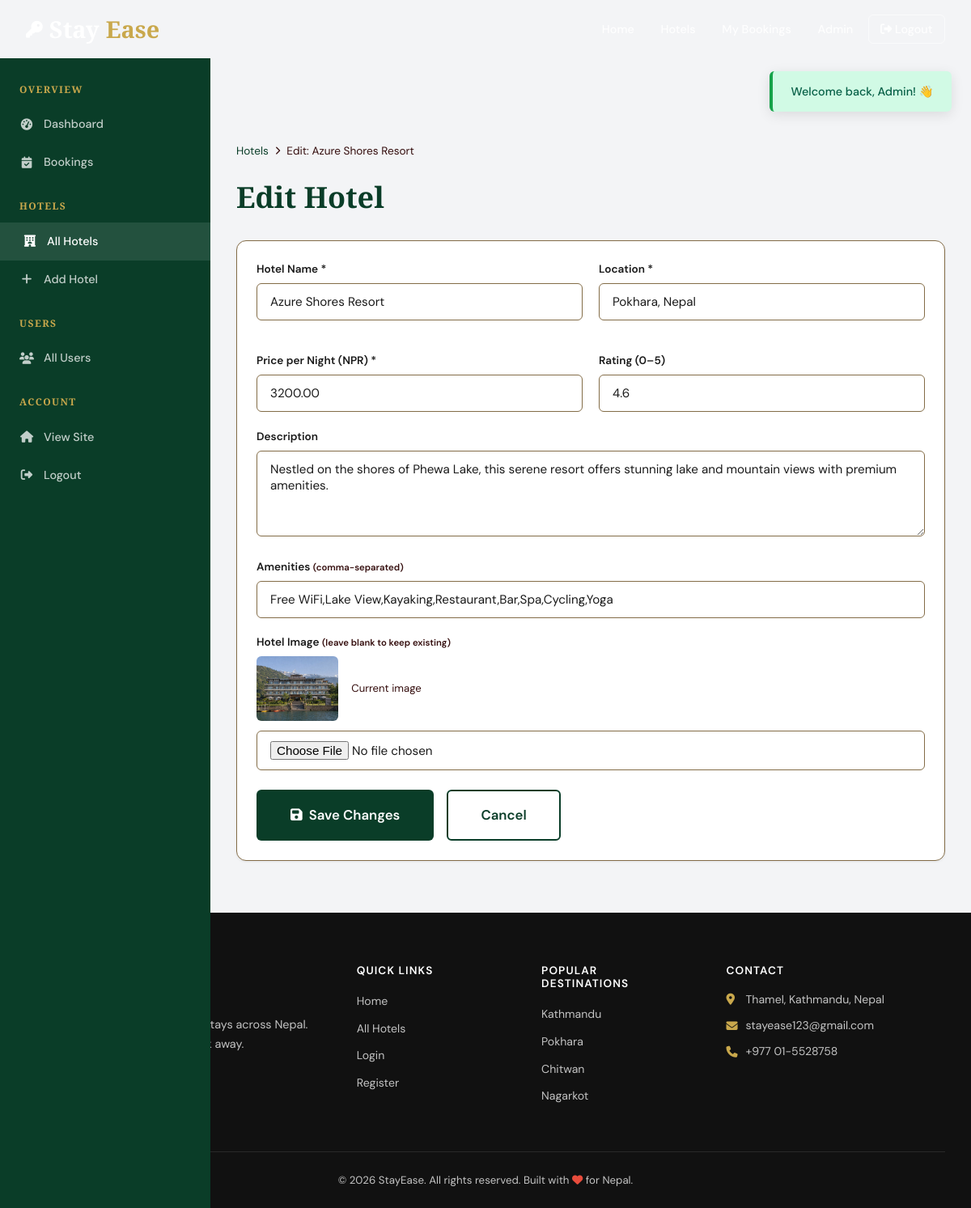
The page /admin/edit-hotel.php?id=2 (signed in) on the database its author committed.
### tables this page shows
CREATE TABLE IF NOT EXISTS hotels (
    id          INT AUTO_INCREMENT PRIMARY KEY,
    name        VARCHAR(150)  NOT NULL,
    location    VARCHAR(200)  NOT NULL,
    price       DECIMAL(10,2) NOT NULL,
    rating      DECIMAL(2,1)  DEFAULT 0.0,
    description TEXT,
    amenities   TEXT,
    image       VARCHAR(255)  DEFAULT 'default.jpg',
    created_at  TIMESTAMP DEFAULT CURRENT_TIMESTAMP
);

### admin/edit-hotel.php (the view, shortened to what this page needs)
<?php
require_once '../config.php';
$id = (int)($_GET['id'] ?? 0);
$stmt = $pdo->prepare("SELECT * FROM hotels WHERE id=?");
$stmt->execute([$id]);
$hotel = $stmt->fetch();
$errors = [];
$data   = $hotel;
include '../includes/header.php';
?>
<div style="padding-top:var(--nav-h)">
<div class="admin-layout">
    <nav class="admin-sidebar">
        <h3>Overview</h3>
        <a href="dashboard.php" class="sidebar-link"><i class="fas fa-tachometer-alt"></i> Dashboard</a>
        <a href="bookings.php"  class="sidebar-link"><i class="fas fa-calendar-check"></i> Bookings</a>
        <h3>Hotels</h3>
        <a href="hotels.php"    class="sidebar-link active"><i class="fas fa-hotel"></i> All Hotels</a>
        <a href="add-hotel.php" class="sidebar-link"><i class="fas fa-plus"></i> Add Hotel</a>
        <h3>Users</h3>
        <a href="users.php"     class="sidebar-link"><i class="fas fa-users"></i> All Users</a>
        <h3>Account</h3>
        <a href="<?= SITE_URL ?>/index.php"  class="sidebar-link"><i class="fas fa-home"></i> View Site</a>
        <a href="<?= SITE_URL ?>/logout.php" class="sidebar-link"><i class="fas fa-sign-out-alt"></i> Logout</a>
    </nav>
    <main class="admin-main">
        <div class="admin-header">
            <div>
                <nav class="breadcrumb">
                    <a href="hotels.php">Hotels</a>
                    <i class="fas fa-chevron-right"></i>
                    <span>Edit: <?= htmlspecialchars($hotel['name']) ?></span>
                </nav>
                <h2>Edit Hotel</h2>
            </div>
        </div>
        <div class="admin-section">
            <div class="admin-section-body">
                <form method="POST" enctype="multipart/form-data" data-validate-form novalidate>
                    <div style="display:grid;grid-template-columns:1fr 1fr;gap:1.25rem">
                        <div class="form-group">
                            <label>Hotel Name *</label>
                            <input type="text" name="name" class="form-control <?= isset($errors['name'])?'error':'' ?>"
                                   value="<?= htmlspecialchars($data['name']) ?>"
                                   data-validate="required|minLen:3" data-label="Hotel name">
                        </div>
                        <div class="form-group">
                            <label>Location *</label>
                            <input type="text" name="location" class="form-control <?= isset($errors['location'])?'error':'' ?>"
                                   value="<?= htmlspecialchars($data['location']) ?>"
                                   data-validate="required" data-label="Location">
                        </div>
                        <div class="form-group">
                            <label>Price per Night (NPR) *</label>
                            <input type="number" name="price" class="form-control"
                                   value="<?= htmlspecialchars($data['price']) ?>"
                                   min="1" step="50">
                        </div>
                        <div class="form-group">
                            <label>Rating (0–5)</label>
                            <input type="number" name="rating" class="form-control"
                                   value="<?= htmlspecialchars($data['rating']) ?>"
                                   min="0" max="5" step="0.1">
                        </div>
                    </div>
                    <div class="form-group">
                        <label>Description</label>
                        <textarea name="description" class="form-control" rows="4"><?= htmlspecialchars($data['description']) ?></textarea>
                    </div>
                    <div class="form-group">
                        <label>Amenities <small style="color:var(--clr-text-muted)">(comma-separated)</small></label>
                        <input type="text" name="amenities" class="form-control"
                               value="<?= htmlspecialchars($data['amenities']) ?>">
                    </div>
                    <div class="form-group">
                        <label>Hotel Image <small style="color:var(--clr-text-muted)">(leave blank to keep existing)</small></label>
                        <div style="display:flex;gap:1rem;align-items:center;margin-bottom:.75rem">
                            <img src="<?= SITE_URL ?>/images/hotels/<?= htmlspecialchars($hotel['image']) ?>"
                                 alt="Current" id="imagePreview"
                                 style="height:80px;border-radius:6px;object-fit:cover"
                                 onerror="this.src='https://images.unsplash.com/photo-1566073771259-6a8506099945?w=200&q=60'">
                            <span style="font-size:.82rem;color:var(--clr-text-muted)">Current image</span>
                        </div>
                        <input type="file" id="hotelImage" name="image" class="form-control" accept="image/jpeg,image/png,image/webp">
                    </div>
                    <div style="display:flex;gap:1rem;margin-top:1.5rem">
                        <button type="submit" class="btn btn-primary btn-lg">
                            <i class="fas fa-save"></i> Save Changes
                        </button>
                        <a href="hotels.php" class="btn btn-outline btn-lg">Cancel</a>
                    </div>
                </form>
            </div>
        </div>
    </main>
</div>
</div>
<?php include '../includes/footer.php'; ?>

### css/style.css (style rules this page uses)
:root { --clr-bg: #f4f4f4; --clr-surface: #f2e9e2; --clr-forest: #0A3D28; --clr-bg: #ffffff; --clr-surface: #FFFFFF; --clr-forest: #0a3d28; --clr-forest-lt: #2D6A4F; --clr-gold: #c9a84c; --clr-gold-lt: #E8C97A; --clr-text: #1A1A1A; --clr-text-muted: #340d0d; --clr-border: #836C47; --clr-danger: #DC2626; --clr-success: #16A34A; --clr-warning: #D97706; --font-display: 'Cormorant Garamond', Georgia, serif; --font-body: 'DM Sans', sans-serif; --shadow-sm: 0 1px 3px rgba(0,0,0,.08); --shadow-md: 0 4px 16px rgba(0,0,0,.10); --shadow-lg: 0 8px 32px rgba(0,0,0,.14); --shadow-xl: 0 20px 60px rgba(0,0,0,.18); --radius-sm: 6px; --radius-md: 12px; --radius-lg: 20px; --radius-xl: 32px; --transition: all .25s cubic-bezier(.4,0,.2,1); --nav-h: 72px; }
*, *::before, *::after { box-sizing: border-box; margin: 0; padding: 0; }
html { scroll-behavior: smooth; font-size: 16px; }
body { font-family: var(--font-body); background: var(--clr-bg); color: var(--clr-text); line-height: 1.6; overflow-x: hidden; }
img { display: block; max-width: 100%; object-fit: cover; }
a { color: inherit; text-decoration: none; }
button { font-family: inherit; cursor: pointer; border: none; }
input, select, textarea { font-family: inherit; }
h1, h2, h3, h4, h5 { font-family: var(--font-display); font-weight: 600; line-height: 1.2; color: var(--clr-forest); }
h2 { font-size: clamp(1.6rem, 3vw, 2.6rem); }
h3 { font-size: 1.5rem; }
.btn { display: inline-flex; align-items: center; gap: .5rem; padding: .75rem 1.75rem; border-radius: var(--radius-sm); font-size: .95rem; font-weight: 600; cursor: pointer; transition: var(--transition); white-space: nowrap; border: 2px solid transparent; }
.btn-primary { background: var(--clr-forest); color: white; }
.btn-outline { background: transparent; border: 2px solid var(--clr-forest); color: var(--clr-forest); }
.btn-lg { padding: 1rem 2.5rem; font-size: 1.05rem; }
.form-group { margin-bottom: 1.2rem; }
.form-group label { display: block; font-size: .85rem; font-weight: 600; color: var(--clr-text); margin-bottom: .4rem; }
.form-control { width: 100%; padding: .75rem 1rem; border: 1.5px solid var(--clr-border); border-radius: var(--radius-sm); font-size: .95rem; color: var(--clr-text); background: var(--clr-bg); transition: var(--transition); outline: none; }
.admin-layout { display: flex; min-height: 100vh; padding-top: var(--nav-h); }
.admin-sidebar { width: 260px; background: var(--clr-forest); color: white; padding: 2rem 0; position: fixed; top: var(--nav-h); bottom: 0; overflow-y: auto; }
.admin-sidebar h3 { color: var(--clr-gold); font-size: .75rem; letter-spacing: .12em; text-transform: uppercase; padding: 0 1.5rem; margin-bottom: .75rem; margin-top: 1.5rem; }
.admin-sidebar h3:first-child { margin-top: 0; }
.sidebar-link { display: flex; align-items: center; gap: .75rem; padding: .75rem 1.5rem; color: rgba(255,255,255,.75); font-size: .9rem; font-weight: 500; transition: var(--transition); }
.sidebar-link:hover, .sidebar-link.active { background: rgba(255,255,255,.1); color: white; padding-left: 1.75rem; }
.sidebar-link i { width: 18px; text-align: center; }
.admin-main { margin-left: 260px; flex: 1; padding: 2rem; }
.admin-header { display: flex; align-items: center; justify-content: space-between; margin-bottom: 2rem; }
.admin-section { background: white; border-radius: var(--radius-md); box-shadow: var(--shadow-sm); border: 1px solid var(--clr-border); overflow: hidden; margin-bottom: 2rem; }
.admin-section-body { padding: 1.5rem; }
.breadcrumb { display: flex; align-items: center; gap: .5rem; font-size: .85rem; color: var(--clr-text-muted); margin-bottom: 1.5rem; }
.breadcrumb a { color: var(--clr-forest); }
.breadcrumb i { font-size: .65rem; }

### admin/edit-hotel.php (style rules this page uses)
body { background:#F3F4F6 }

### rows shown on the page
hotels: name "Azure Shores Resort", location "Pokhara, Nepal", price "3200.00", rating "4.6", description "Nestled on the shores of Phewa Lake, this serene resort offers stunning lake and mountain views with premium amenities.", amenities "Free WiFi,Lake View,Kayaking,Restaurant,Bar,Spa,Cycling,Yoga", image (picture)

### other values the page prints
$data['msg'] "Welcome back, Admin! 👋"
SITE_NAME "StayEase"
